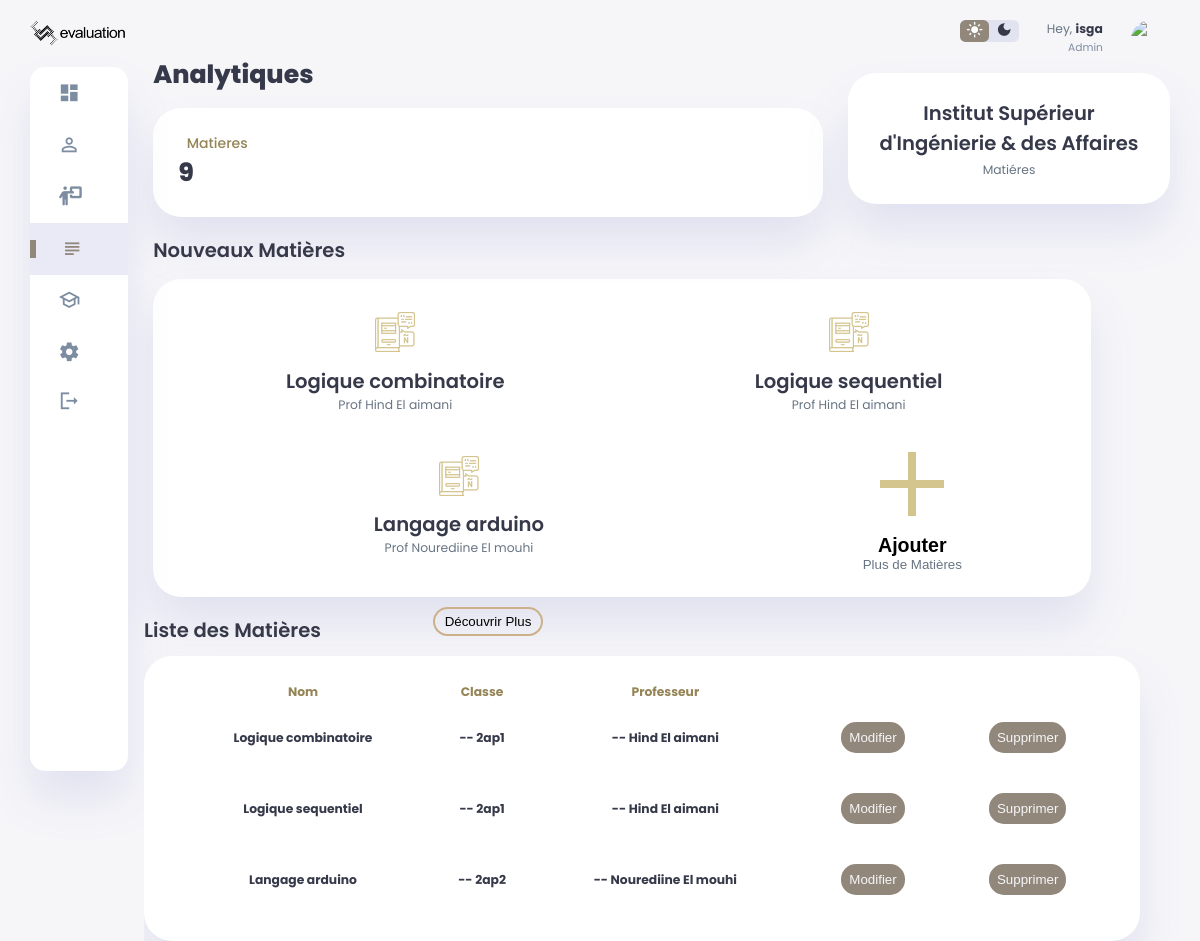
The page /subjects (signed in) on the database as committed earlier.
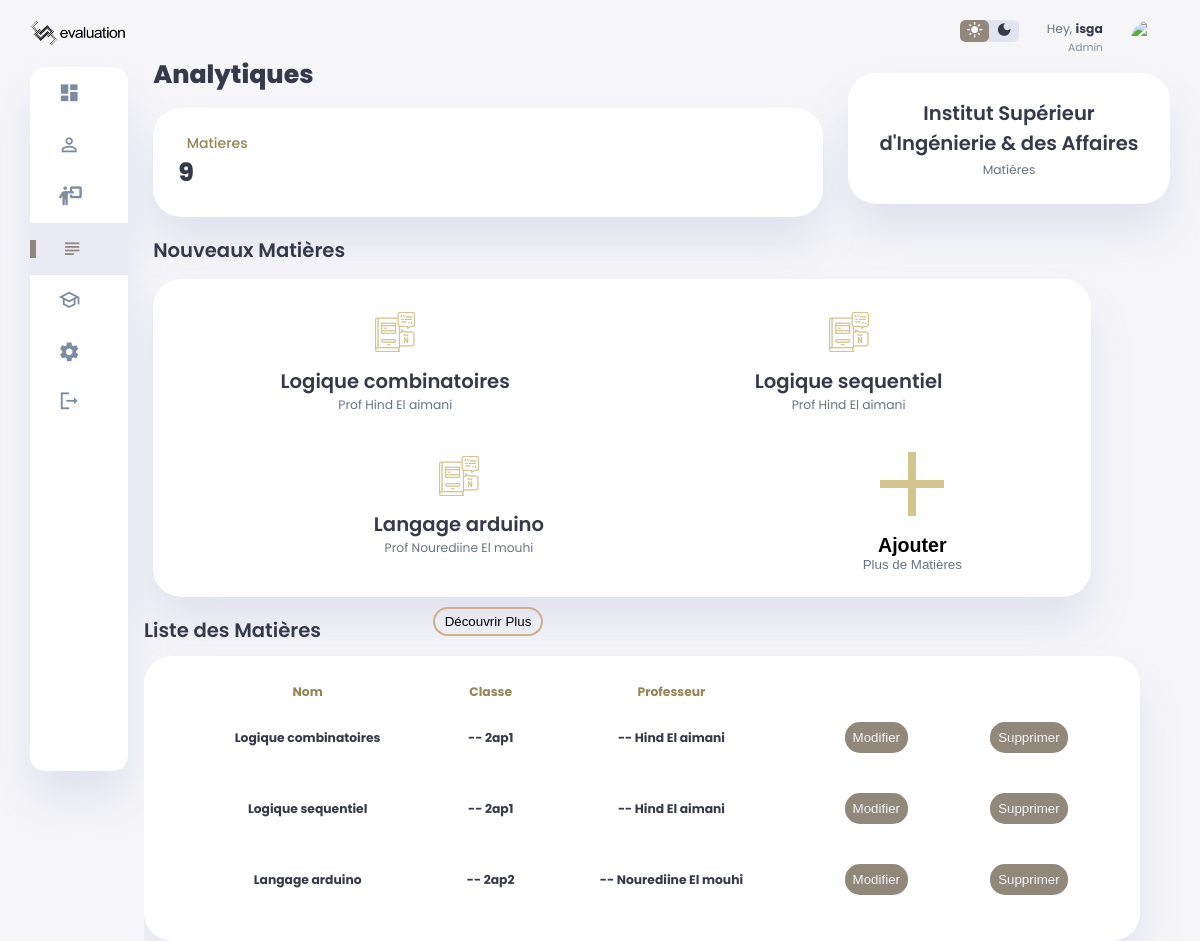
The same page on the database as committed later.
### models/models.py (models this page shows)
class Subjects(db.Model):
    id=db.Column(db.Integer,primary_key=True)
    name=db.Column(db.String(1000))
    profs=db.relationship('Profs',secondary=subject_prof,back_populates='subjects',passive_deletes=True)
    classes=db.relationship('Classes',secondary=subject_classe,back_populates='subjects',passive_deletes=True)
    questionstrack=db.relationship('QuestionsTrack',back_populates='subjects',passive_deletes=True)
    school_id=db.Column(db.Integer,db.ForeignKey('schools.id'))
    schools=db.relationship('Schools',back_populates='subjects',passive_deletes=True)

### routes/subjects.py (the view)
@subjects_bp.route("/subjects")
def subjects():
    if 'school_username' and 'school_name' in session:
        school=Schools.query.join(Schools.user).filter(Users.username==session['school_username']).first()
        subjects=Subjects.query.filter_by(school_id=school.id).all()
        classes=Classes.query.join(Classes.schools).filter(Schools.name==session['school_name']).all()
        profs=Profs.query.join(Profs.schools).filter(Schools.name==session['school_name']).all()
        return render_template("subjects.html",subjects=subjects,classes=classes,profs=profs)
    else:
        return redirect(url_for("home.home"))

### templates/subjects.html (shortened to what the changed rows need)
<!DOCTYPE html>
<html lang="en">
<head>
    <link rel="stylesheet" href="{{url_for('static',filename='css/dashboard.css')}}">
    <link rel="stylesheet" href="{{url_for('static',filename='css/modal.css')}}">
    <link rel="stylesheet" href="{{ url_for('static', filename='css/notifications.css') }}">
</head>
<body>
{% include 'notifications.html' %}
<div class="container">
    <main>
        <br><br>
        <h1>Analytiques</h1>
        <div class="analyse">
            <div class="searches">
                <div class="status">
                    <div class="info">
                        <h1>{{subjects|length}}</h1>
                    </div>
                </div>
            </div>
        </div>
        <div class="new-users">
            <h2>Nouveaux Matières</h2>
            <div class="user-list">
                {% for subject in subjects[:3] %}
                <div class="user">
                    <img src="{{url_for('static',filename='images/subject.png')}}">
                    <h2>{{subject.name|capitalize}}</h2>
                    {% for prof in subject.profs%}
                        {%if prof in profs%}
                    <p> Prof {{prof.fname|capitalize}} {{prof.lname|capitalize}} </p>
                        {%endif%}
                    {%endfor%}
                </div>
                {%endfor%}
                <button id="openModalBtn">
                    <h2>Ajouter</h2>
                </button>
            </div>
        </div>
        <div class="recent-orders">
            <h2>Liste des Matières</h2>
            <table>
                <thead>
                <tr>
                    <th>Nom</th>
                    <th>Classe</th>
                    <th>Professeur</th>
                    <th></th>
                    <th></th>
                </tr>
                </thead>
                <tbody id="demandesList">
                    {% for subject in subjects%}
                <tr class="hidden">
                    <th>{{subject.name|capitalize}}</th>
                    <th>
                    {% for classe in subject.classes%}
                            {% if classe in classes%}
                    -- {{classe.name|capitalize}}
                    {%endif%}
                    {%endfor%}
                    </th>
                    <th title=" ">
                        {% for prof in subject.profs%}
                            {% if prof in profs%}
                            -- {{prof.fname|capitalize}} {{prof.lname|capitalize}}
                        {%endif%}
                        {%endfor%}
                    </th>
                    <th><a href="{{url_for('subjects.edit_subject',id=subject.id)}}"><button type="submit" class="reset">Modifier</button></a></th>
                    <th><a href="{{url_for('subjects.delete_subject',id=subject.id)}}"><button type="submit" class="reset">Supprimer</button></a></th>
                </tr>
                {%endfor%}
                </tbody>
            </table>
        </div>
    </main>
    <div class="right-section">
           <div class="user-profile">
                <div class="logo">
                    <h2>{{session['school_name']}}</h2>
                </div>
            </div>
    </div>
</div>
</body>
</html>

Rows that differ between the two databases and show on the page:
changed Subjects: name "Logique combinatoire" → "Logique combinatoires"
